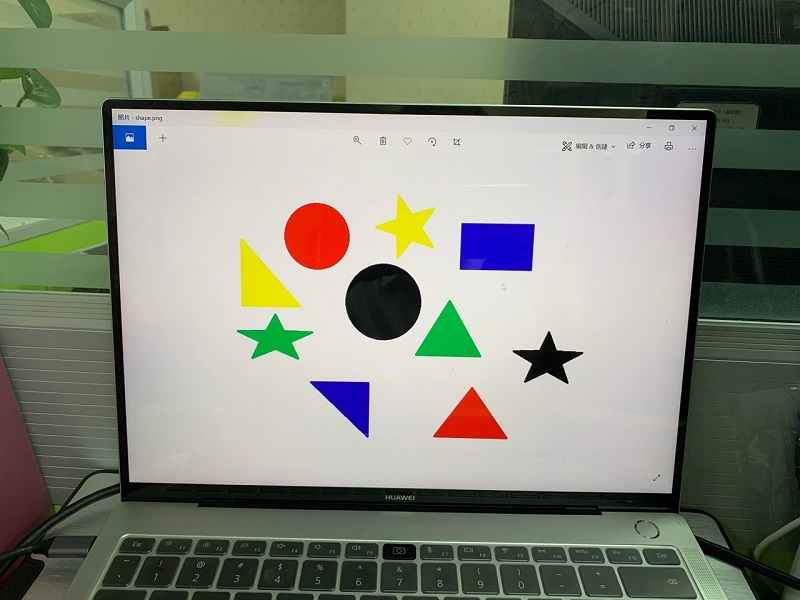
#> input picture 02-配套案例/03-机器视觉基础应用实训案例/04-图像二值化基础实训/test1.jpg, 800 x 600 px
$ python '4_二值化练习.py'
#> lines starting #> are read from the running program, lines starting #| are printed output that depends on the picture
import cv2 as cv

# 读入灰度图
gray = cv.imread('./test1.jpg', 0)
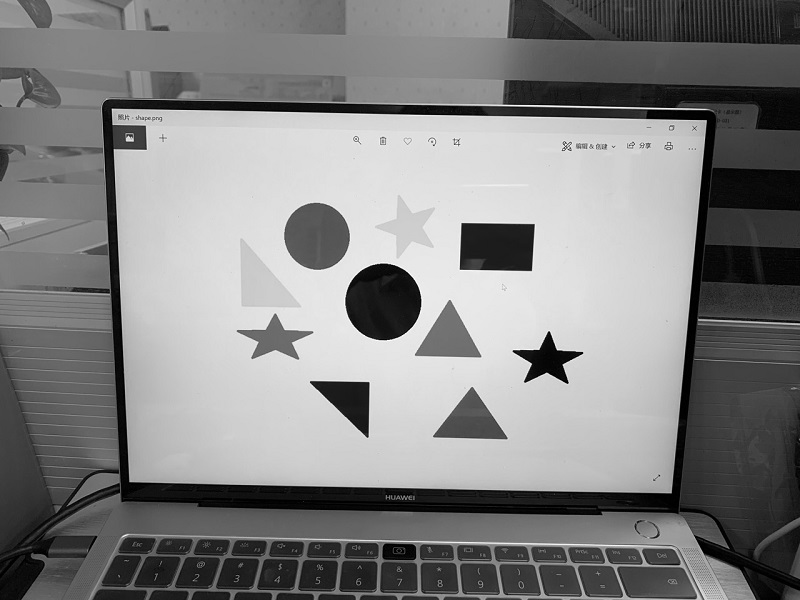
#> gray: shape (600, 800); min 0, max 255, mean 130.5

# [7 lines of commented-out code are left out]
th2 = cv.adaptiveThreshold(gray, 255, cv.ADAPTIVE_THRESH_MEAN_C, cv.THRESH_BINARY_INV, 5, 20)
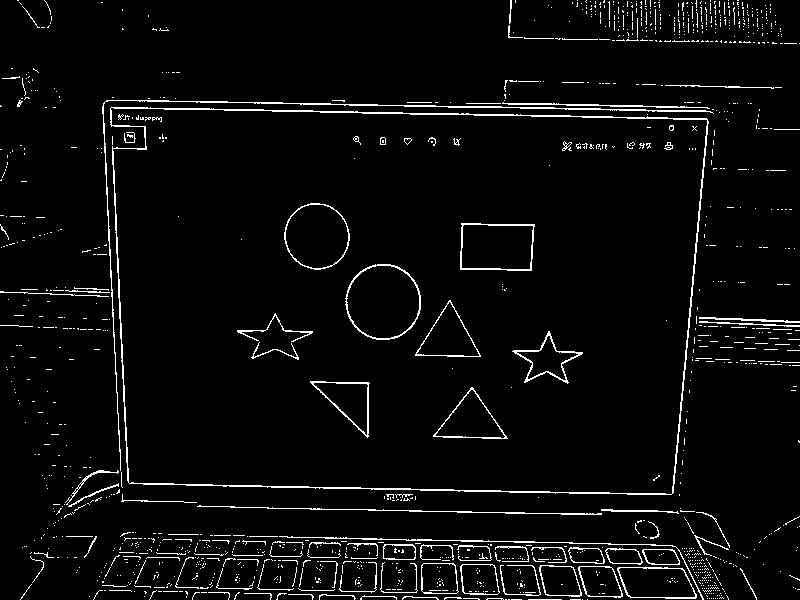
#> th2: shape (600, 800); 4% white in thin lines or dots
# th3 = cv.adaptiveThreshold(gray, 255, cv.ADAPTIVE_THRESH_GAUSSIAN_C, cv.THRESH_BINARY_INV, 7, 15)

cv.imshow('thresh', th2)
cv.waitKey()

$ run again, with 02-配套案例/03-机器视觉基础应用实训案例/04-图像二值化基础实训/noisy2.png saved as 02-配套案例/03-机器视觉基础应用实训案例/04-图像二值化基础实训/test1.jpg
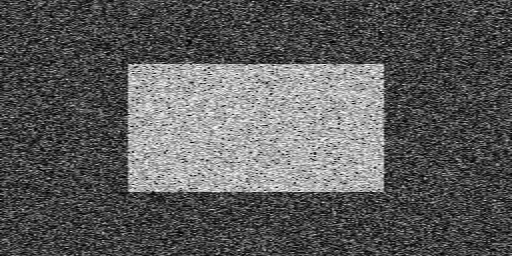
#> input picture 02-配套案例/03-机器视觉基础应用实训案例/04-图像二值化基础实训/noisy2.png, 512 x 256 px
#> gray is the input picture: shape (256, 512); min 0, max 255, mean 91
#> `th2 = cv.adaptiveThreshold(gray, 255, cv.ADAPTIVE_THRESH_MEAN_C, cv.TH..`:
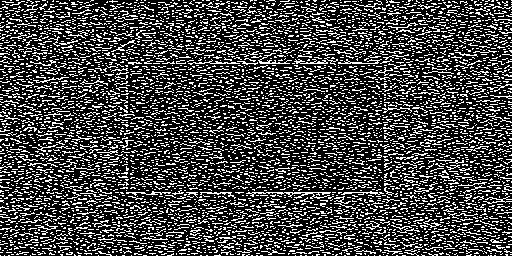
#> th2: shape (256, 512); 26.8% white in thin lines or dots

$ run again, with 02-配套案例/03-机器视觉基础应用实训案例/04-图像二值化基础实训/test.png saved as 02-配套案例/03-机器视觉基础应用实训案例/04-图像二值化基础实训/test1.jpg
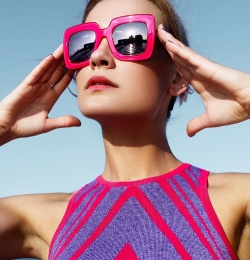
#> input picture 02-配套案例/03-机器视觉基础应用实训案例/04-图像二值化基础实训/test.png, 250 x 260 px
#> `gray = cv.imread('./test1.jpg', 0)`:
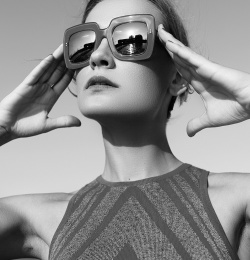
#> gray: shape (260, 250); min 0, max 255, mean 142.3
#> `th2 = cv.adaptiveThreshold(gray, 255, cv.ADAPTIVE_THRESH_MEAN_C, cv.TH..`:
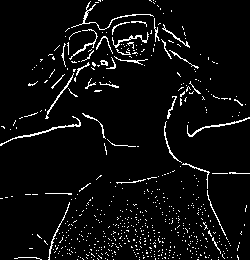
#> th2: shape (260, 250); 5% white in thin lines or dots
